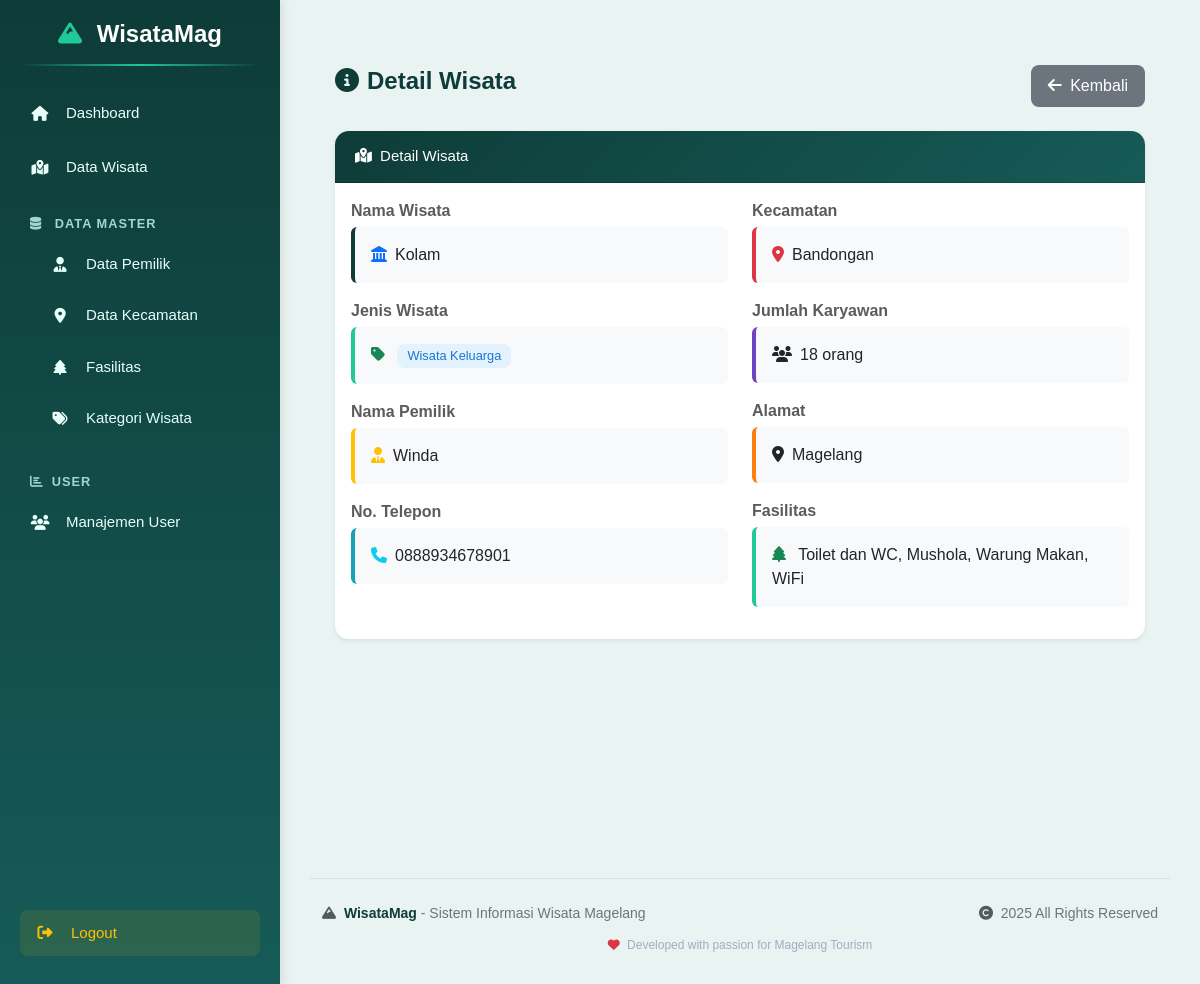
Page /wisata/detail/17 on the committed database.
### tables this page shows
CREATE TABLE `wisata` (
  `id_wisata` int NOT NULL,
  `nama_wisata` varchar(100) NOT NULL,
  `id_pemilik` int DEFAULT NULL,
  `id_kecamatan` int DEFAULT NULL,
  `id_kategori` int NOT NULL,
  `alamat` text,
  `jumlah_karyawan` int DEFAULT NULL
);

CREATE TABLE `kategori_wisata` (
  `id_kategori` int NOT NULL,
  `nama_kategori` varchar(50) NOT NULL,
  `deskripsi` text
);

CREATE TABLE `pemilik` (
  `id_pemilik` int NOT NULL,
  `nama_pemilik` varchar(100) NOT NULL,
  `nik_pemilik` varchar(20) DEFAULT NULL,
  `no_telp` varchar(20) DEFAULT NULL
);

CREATE TABLE `kecamatan` (
  `id_kecamatan` int NOT NULL,
  `nama_kecamatan` varchar(100) NOT NULL
);

### application/controllers/Wisata.php (called while the page is built, shortened)
<?php
class Wisata extends CI_Controller {
    public function __construct() {
        $this->load->model('Wisata_model');
        $this->load->model('Kecamatan_model');
        $this->load->model('Fasilitas_model');
        $this->load->model('Kategori_model');
        $this->load->library('pagination');
        $this->load->library('session');
        $this->load->helper('url');
    }
    public function detail($id) {
        $data['title'] = 'Detail Wisata';
        $data['wisata'] = $this->Wisata_model->get_detail($id);
        $this->load->view('template/header', $data);
        $this->load->view('template/sidebar');
        $this->load->view('wisata/detail', $data);
        $this->load->view('template/footer');
    }
}
?>

### index.php (called while the page is built, shortened)
<?php
require_once BASEPATH.'core/CodeIgniter.php';

### application/models/Wisata_model.php (called while the page is built, shortened)
<?php
class Wisata_model extends CI_Model {
    public function get_detail($id) {
        $this->db->select('
            w.id_wisata,
            w.nama_wisata,
            w.alamat,
            w.jumlah_karyawan,
            w.id_pemilik,
            w.id_kecamatan,
            w.id_kategori,
            p.nama_pemilik,
            p.nik_pemilik,
            p.no_telp,
            k.nama_kecamatan,
            kw.nama_kategori as nama_jenis_wisata,
            GROUP_CONCAT(f.nama_fasilitas SEPARATOR ", ") AS fasilitas
        ');
        $this->db->from('wisata w');
        $this->db->join('pemilik p', 'w.id_pemilik = p.id_pemilik', 'left');
        $this->db->join('kecamatan k', 'w.id_kecamatan = k.id_kecamatan', 'left');
        $this->db->join('kategori_wisata kw', 'w.id_kategori = kw.id_kategori', 'left');
        $this->db->join('wisata_fasilitas wf', 'w.id_wisata = wf.id_wisata', 'left');
        $this->db->join('fasilitas f', 'wf.id_fasilitas = f.id_fasilitas', 'left');
        $this->db->where('w.id_wisata', $id);
        $this->db->group_by('w.id_wisata');
        $query = $this->db->get();
        return $query->row();
    }
}
?>

### application/views/wisata/detail.php (the view, shortened to what this page needs)
<div class="content-wrapper" style="background:#e9f3f2; min-height:100vh; padding:35px 25px;">
  <div class="d-flex justify-content-between align-items-center mb-4 flex-wrap">
    <h4 style="font-weight:600; color:#0e3c38; margin-bottom:10px;">
      <i class="fas fa-info-circle me-2"></i><?= $title ?>
    </h4>
    <a href="<?= site_url('wisata') ?>" class="btn" style="background:#6c757d; color:white; border-radius:8px; padding:8px 16px;">
      <i class="fas fa-arrow-left me-1"></i> Kembali
    </a>
  </div>
  <div class="card border-0 shadow-sm" style="border-radius:14px; overflow:hidden;">
    <div class="card-header text-white"
         style="background:linear-gradient(135deg, #0e3c38 0%, #165b57 100%); font-weight:500; padding:14px 20px; font-size:15px;">
      <i class="fas fa-map-marked-alt me-1"></i> Detail Wisata
    </div>
    <div class="card-body">
      <div class="row">
        <div class="col-md-6">
          <div class="info-item mb-3">
            <label class="fw-bold text-muted mb-1">Nama Wisata</label>
            <div class="p-3 rounded" style="background:#f8f9fa; border-left:4px solid #0e3c38;">
              <i class="fas fa-landmark me-2 text-primary"></i><?= html_escape($wisata->nama_wisata) ?>
            </div>
          </div>
          <div class="info-item mb-3">
            <label class="fw-bold text-muted mb-1">Jenis Wisata</label>
            <div class="p-3 rounded" style="background:#f8f9fa; border-left:4px solid #20c997;">
              <i class="fas fa-tag me-2 text-success"></i>
              <span class="badge" style="background:#e3f2fd; color:#1976d2; font-weight:500;">
                <?= html_escape($wisata->nama_jenis_wisata) ?>
              </span>
            </div>
          </div>
          <div class="info-item mb-3">
            <label class="fw-bold text-muted mb-1">Nama Pemilik</label>
            <div class="p-3 rounded" style="background:#f8f9fa; border-left:4px solid #ffc107;">
              <i class="fas fa-user-tie me-2 text-warning"></i><?= html_escape($wisata->nama_pemilik) ?>
            </div>
          </div>
          <div class="info-item mb-3">
            <label class="fw-bold text-muted mb-1">No. Telepon</label>
            <div class="p-3 rounded" style="background:#f8f9fa; border-left:4px solid #17a2b8;">
              <i class="fas fa-phone me-2 text-info"></i><?= html_escape($wisata->no_telp) ?>
            </div>
          </div>
        </div>
        <div class="col-md-6">
          <div class="info-item mb-3">
            <label class="fw-bold text-muted mb-1">Kecamatan</label>
            <div class="p-3 rounded" style="background:#f8f9fa; border-left:4px solid #dc3545;">
              <i class="fas fa-map-marker-alt me-2 text-danger"></i><?= html_escape($wisata->nama_kecamatan) ?>
            </div>
          </div>
          <div class="info-item mb-3">
            <label class="fw-bold text-muted mb-1">Jumlah Karyawan</label>
            <div class="p-3 rounded" style="background:#f8f9fa; border-left:4px solid #6f42c1;">
              <i class="fas fa-users me-2 text-purple"></i><?= html_escape($wisata->jumlah_karyawan) ?> orang
            </div>
          </div>
          <div class="info-item mb-3">
            <label class="fw-bold text-muted mb-1">Alamat</label>
            <div class="p-3 rounded" style="background:#f8f9fa; border-left:4px solid #fd7e14;">
              <i class="fas fa-location-dot me-2 text-orange"></i><?= html_escape($wisata->alamat) ?>
            </div>
          </div>
          <div class="info-item mb-3">
            <label class="fw-bold text-muted mb-1">Fasilitas</label>
            <div class="p-3 rounded" style="background:#f8f9fa; border-left:4px solid #20c997;">
              <i class="fas fa-tree me-2 text-success"></i>
              <?php if(!empty($wisata->fasilitas)): ?>
                <?= html_escape($wisata->fasilitas) ?>
              <?php else: ?>
                <span class="text-muted">Tidak ada fasilitas</span>
              <?php endif; ?>
            </div>
          </div>
        </div>
      </div>
    </div>
  </div>
</div>

### application/views/template/header.php (style rules this page uses)
body { margin: 0; font-family: "Poppins", sans-serif; background-color: #0f2424; color: #eaf7f3; overflow-x: hidden; }

### application/views/wisata/detail.php (style rules this page uses)
.info-item div { transition: all 0.3s ease; }
.badge { font-size: 0.8em; padding: 6px 10px; border-radius: 8px; }

### rows in the picture
wisata: nama_wisata "Kolam", id_kategori.nama_kategori "Wisata Keluarga", id_pemilik.nama_pemilik "Winda", id_pemilik.no_telp "0888934678901", id_kecamatan.nama_kecamatan "Bandongan", jumlah_karyawan "18", alamat "Magelang"

### other values in the picture
$title "Detail Wisata"
$wisata->fasilitas "Toilet dan WC, Mushola, Warung Makan, WiFi"
